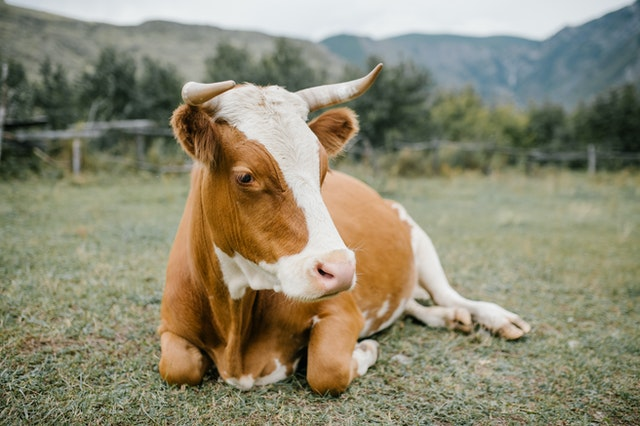
#> input picture 06 - opencv/source/bahan/sepi.jpg, 640 x 426 px
$ python '03 - imgEdit.py'
#> lines starting #> are read from the running program, lines starting #| are printed output that depends on the picture
import cv2
import numpy as np

img = cv2.imread("bahan/sepi.jpg")
#> img is the input picture: shape (426, 640, 3); mean B, G, R 113.2, 136.1, 140.2
print(img.shape)
#| (426, 640, 3)

imgResize = cv2.resize(img, (320, 223)) # width, hight
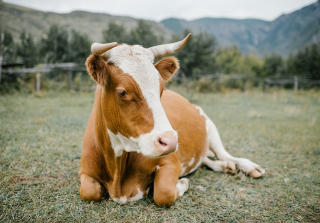
#> imgResize: shape (223, 320, 3); mean B, G, R 113.1, 136, 140
print(imgResize.shape)
#| (223, 320, 3)

imgCropped = img[0:200, 200:500] # hight, width
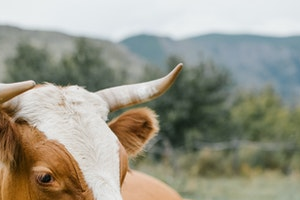
#> imgCropped: shape (200, 300, 3); mean B, G, R 137.2, 151.8, 153.5

cv2.imshow("image", img)
cv2.imshow("Resize image", imgResize)
cv2.imshow("Cropped image", imgCropped)

cv2.waitKey(0)

$ run again, with 06 - opencv/source/bahan/card.jpg copied over 06 - opencv/source/bahan/sepi.jpg
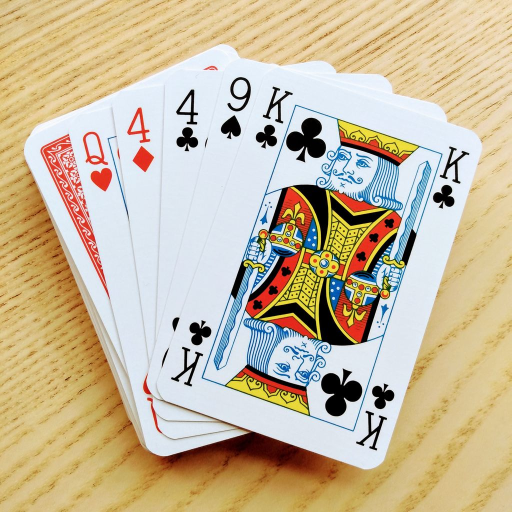
#> input picture 06 - opencv/source/bahan/card.jpg, 1023 x 1024 px (shown at 1/2 size)
#> img is the input picture: shape (1024, 1023, 3); mean B, G, R 157.9, 185.9, 200.3
#| (1024, 1023, 3)
#> `imgResize = cv2.resize(img, (320, 223))`:
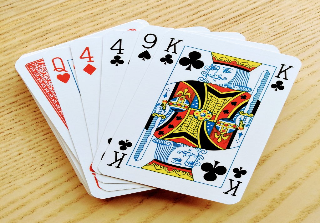
#> imgResize: shape (223, 320, 3); mean B, G, R 157.8, 185.9, 200.2
#| (223, 320, 3)
#> `imgCropped = img[0:200, 200:500]`:
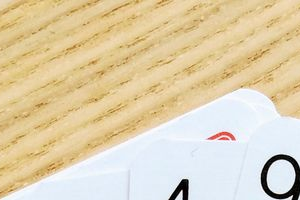
#> imgCropped: shape (200, 300, 3); mean B, G, R 174.6, 208, 223.5

$ run again, with 06 - opencv/source/bahan/julia.jpg copied over 06 - opencv/source/bahan/sepi.jpg
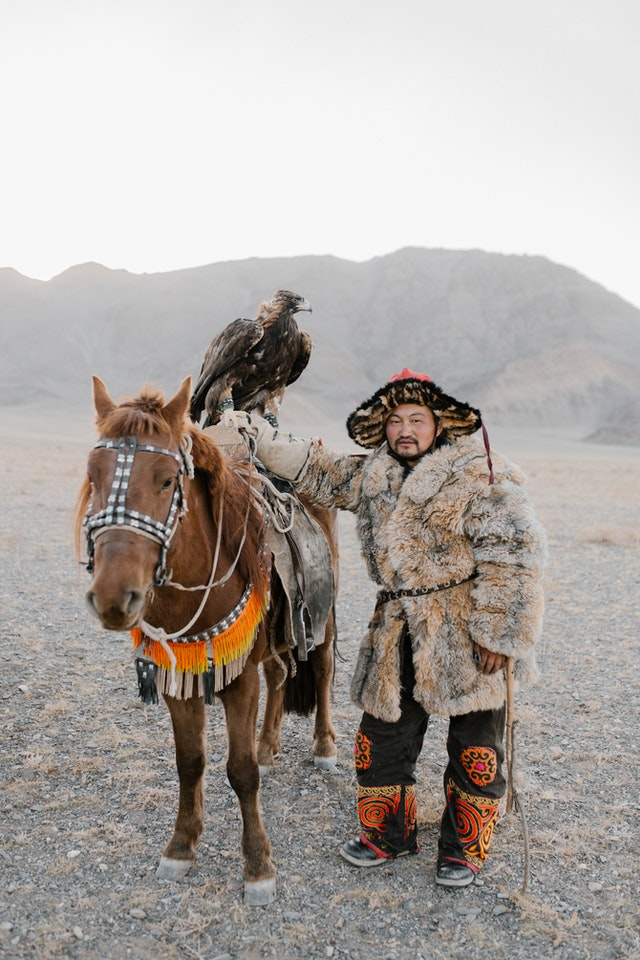
#> input picture 06 - opencv/source/bahan/julia.jpg, 640 x 960 px
#> img is the input picture: shape (960, 640, 3); mean B, G, R 161.2, 165.9, 172.6
#| (960, 640, 3)
#> `imgResize = cv2.resize(img, (320, 223))`:
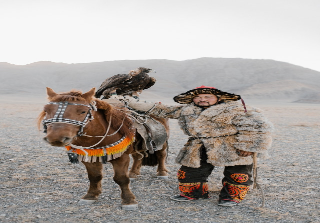
#> imgResize: shape (223, 320, 3); mean B, G, R 161.1, 165.8, 172.5
#| (223, 320, 3)
#> `imgCropped = img[0:200, 200:500]`:
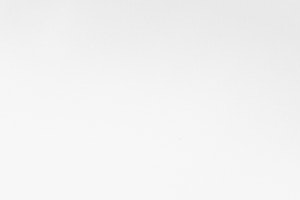
#> imgCropped: shape (200, 300, 3); min 232, max 248, mean 242.6
